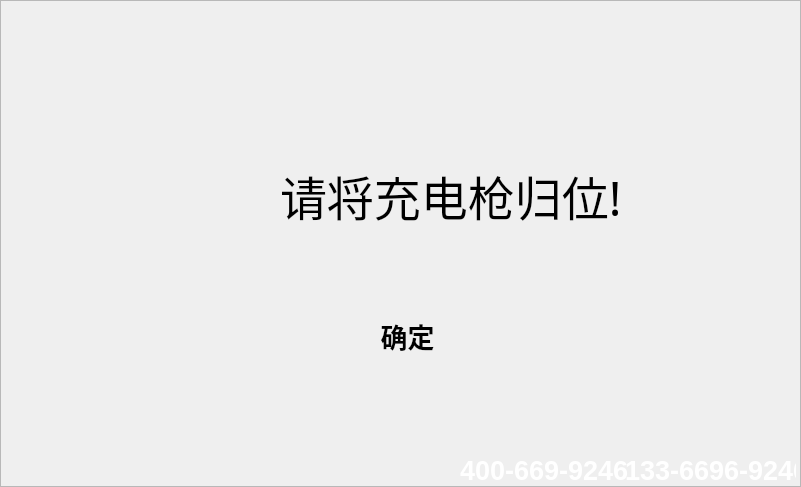
<?xml version="1.0" encoding="UTF-8"?>
<ui version="4.0">
 <class>dialog_1</class>
 <widget class="QDialog" name="dialog_1">
  <property name="geometry">
   <rect>
    <x>0</x>
    <y>0</y>
    <width>801</width>
    <height>487</height>
   </rect>
  </property>
  <property name="windowTitle">
   <string>Dialog</string>
  </property>
  <widget class="QFrame" name="frame">
   <property name="geometry">
    <rect>
     <x>0</x>
     <y>0</y>
     <width>801</width>
     <height>487</height>
    </rect>
   </property>
   <property name="styleSheet">
    <string notr="true">background-image: url(:/background/qrc/background/bk-potevio-22.png);</string>
   </property>
   <property name="frameShape">
    <enum>QFrame::StyledPanel</enum>
   </property>
   <property name="frameShadow">
    <enum>QFrame::Raised</enum>
   </property>
   <widget class="QFrame" name="frame_2">
    <property name="geometry">
     <rect>
      <x>20</x>
      <y>100</y>
      <width>761</width>
      <height>271</height>
     </rect>
    </property>
    <property name="sizePolicy">
     <sizepolicy hsizetype="Ignored" vsizetype="Ignored">
      <horstretch>0</horstretch>
      <verstretch>0</verstretch>
     </sizepolicy>
    </property>
    <property name="minimumSize">
     <size>
      <width>13</width>
      <height>0</height>
     </size>
    </property>
    <property name="font">
     <font>
      <pointsize>24</pointsize>
      <weight>75</weight>
      <bold>true</bold>
      <kerning>true</kerning>
     </font>
    </property>
    <property name="autoFillBackground">
     <bool>false</bool>
    </property>
    <property name="styleSheet">
     <string notr="true">background-image: url(:/background/qrc/background/back.png);
 </string>
    </property>
    <property name="frameShape">
     <enum>QFrame::NoFrame</enum>
    </property>
    <property name="frameShadow">
     <enum>QFrame::Sunken</enum>
    </property>
    <widget class="QLabel" name="label">
     <property name="geometry">
      <rect>
       <x>260</x>
       <y>70</y>
       <width>421</width>
       <height>51</height>
      </rect>
     </property>
     <property name="font">
      <font>
       <family>Courier 10 Pitch</family>
       <pointsize>35</pointsize>
       <weight>50</weight>
       <italic>false</italic>
       <bold>false</bold>
       <kerning>false</kerning>
      </font>
     </property>
     <property name="text">
      <string>请将充电枪归位!</string>
     </property>
    </widget>
    <widget class="QPushButton" name="pushButton_ok">
     <property name="geometry">
      <rect>
       <x>312</x>
       <y>210</y>
       <width>151</width>
       <height>51</height>
      </rect>
     </property>
     <property name="font">
      <font>
       <pointsize>20</pointsize>
      </font>
     </property>
     <property name="focusPolicy">
      <enum>Qt::NoFocus</enum>
     </property>
     <property name="styleSheet">
      <string notr="true">border-image: url(:/btn/qrc/btn/button-02.png);</string>
     </property>
     <property name="text">
      <string>确定</string>
     </property>
     <property name="flat">
      <bool>true</bool>
     </property>
    </widget>
    <widget class="QLabel" name="label_timer">
     <property name="geometry">
      <rect>
       <x>355</x>
       <y>152</y>
       <width>41</width>
       <height>41</height>
      </rect>
     </property>
     <property name="font">
      <font>
       <pointsize>22</pointsize>
      </font>
     </property>
     <property name="layoutDirection">
      <enum>Qt::RightToLeft</enum>
     </property>
     <property name="text">
      <string/>
     </property>
    </widget>
    <widget class="QLabel" name="label_timer_2">
     <property name="geometry">
      <rect>
       <x>400</x>
       <y>150</y>
       <width>41</width>
       <height>41</height>
      </rect>
     </property>
     <property name="font">
      <font>
       <pointsize>22</pointsize>
      </font>
     </property>
     <property name="text">
      <string/>
     </property>
    </widget>
   </widget>
   <widget class="QLabel" name="label_code">
    <property name="geometry">
     <rect>
      <x>100</x>
      <y>460</y>
      <width>231</width>
      <height>21</height>
     </rect>
    </property>
    <property name="palette">
     <palette>
      <active>
       <colorrole role="WindowText">
        <brush brushstyle="SolidPattern">
         <color alpha="255">
          <red>255</red>
          <green>255</green>
          <blue>255</blue>
         </color>
        </brush>
       </colorrole>
       <colorrole role="Button">
        <brush brushstyle="SolidPattern">
         <color alpha="255">
          <red>14</red>
          <green>14</green>
          <blue>242</blue>
         </color>
        </brush>
       </colorrole>
       <colorrole role="Light">
        <brush brushstyle="SolidPattern">
         <color alpha="255">
          <red>123</red>
          <green>123</green>
          <blue>255</blue>
         </color>
        </brush>
       </colorrole>
       <colorrole role="Midlight">
        <brush brushstyle="SolidPattern">
         <color alpha="255">
          <red>68</red>
          <green>68</green>
          <blue>248</blue>
         </color>
        </brush>
       </colorrole>
       <colorrole role="Dark">
        <brush brushstyle="SolidPattern">
         <color alpha="255">
          <red>7</red>
          <green>7</green>
          <blue>121</blue>
         </color>
        </brush>
       </colorrole>
       <colorrole role="Mid">
        <brush brushstyle="SolidPattern">
         <color alpha="255">
          <red>9</red>
          <green>9</green>
          <blue>161</blue>
         </color>
        </brush>
       </colorrole>
       <colorrole role="Text">
        <brush brushstyle="SolidPattern">
         <color alpha="255">
          <red>0</red>
          <green>0</green>
          <blue>0</blue>
         </color>
        </brush>
       </colorrole>
       <colorrole role="BrightText">
        <brush brushstyle="SolidPattern">
         <color alpha="255">
          <red>255</red>
          <green>255</green>
          <blue>255</blue>
         </color>
        </brush>
       </colorrole>
       <colorrole role="ButtonText">
        <brush brushstyle="SolidPattern">
         <color alpha="255">
          <red>0</red>
          <green>0</green>
          <blue>0</blue>
         </color>
        </brush>
       </colorrole>
       <colorrole role="Base">
        <brush brushstyle="SolidPattern">
         <color alpha="255">
          <red>255</red>
          <green>255</green>
          <blue>255</blue>
         </color>
        </brush>
       </colorrole>
       <colorrole role="Window">
        <brush brushstyle="SolidPattern">
         <color alpha="255">
          <red>14</red>
          <green>14</green>
          <blue>242</blue>
         </color>
        </brush>
       </colorrole>
       <colorrole role="Shadow">
        <brush brushstyle="SolidPattern">
         <color alpha="255">
          <red>0</red>
          <green>0</green>
          <blue>0</blue>
         </color>
        </brush>
       </colorrole>
       <colorrole role="AlternateBase">
        <brush brushstyle="SolidPattern">
         <color alpha="255">
          <red>134</red>
          <green>134</green>
          <blue>248</blue>
         </color>
        </brush>
       </colorrole>
       <colorrole role="ToolTipBase">
        <brush brushstyle="SolidPattern">
         <color alpha="255">
          <red>255</red>
          <green>255</green>
          <blue>220</blue>
         </color>
        </brush>
       </colorrole>
       <colorrole role="ToolTipText">
        <brush brushstyle="SolidPattern">
         <color alpha="255">
          <red>0</red>
          <green>0</green>
          <blue>0</blue>
         </color>
        </brush>
       </colorrole>
      </active>
      <inactive>
       <colorrole role="WindowText">
        <brush brushstyle="SolidPattern">
         <color alpha="255">
          <red>255</red>
          <green>255</green>
          <blue>255</blue>
         </color>
        </brush>
       </colorrole>
       <colorrole role="Button">
        <brush brushstyle="SolidPattern">
         <color alpha="255">
          <red>14</red>
          <green>14</green>
          <blue>242</blue>
         </color>
        </brush>
       </colorrole>
       <colorrole role="Light">
        <brush brushstyle="SolidPattern">
         <color alpha="255">
          <red>123</red>
          <green>123</green>
          <blue>255</blue>
         </color>
        </brush>
       </colorrole>
       <colorrole role="Midlight">
        <brush brushstyle="SolidPattern">
         <color alpha="255">
          <red>68</red>
          <green>68</green>
          <blue>248</blue>
         </color>
        </brush>
       </colorrole>
       <colorrole role="Dark">
        <brush brushstyle="SolidPattern">
         <color alpha="255">
          <red>7</red>
          <green>7</green>
          <blue>121</blue>
         </color>
        </brush>
       </colorrole>
       <colorrole role="Mid">
        <brush brushstyle="SolidPattern">
         <color alpha="255">
          <red>9</red>
          <green>9</green>
          <blue>161</blue>
         </color>
        </brush>
       </colorrole>
       <colorrole role="Text">
        <brush brushstyle="SolidPattern">
         <color alpha="255">
          <red>0</red>
          <green>0</green>
          <blue>0</blue>
         </color>
        </brush>
       </colorrole>
       <colorrole role="BrightText">
        <brush brushstyle="SolidPattern">
         <color alpha="255">
          <red>255</red>
          <green>255</green>
          <blue>255</blue>
         </color>
        </brush>
       </colorrole>
       <colorrole role="ButtonText">
        <brush brushstyle="SolidPattern">
         <color alpha="255">
          <red>0</red>
          <green>0</green>
          <blue>0</blue>
         </color>
        </brush>
       </colorrole>
       <colorrole role="Base">
        <brush brushstyle="SolidPattern">
         <color alpha="255">
          <red>255</red>
          <green>255</green>
          <blue>255</blue>
         </color>
        </brush>
       </colorrole>
       <colorrole role="Window">
        <brush brushstyle="SolidPattern">
         <color alpha="255">
          <red>14</red>
          <green>14</green>
          <blue>242</blue>
         </color>
        </brush>
       </colorrole>
       <colorrole role="Shadow">
        <brush brushstyle="SolidPattern">
         <color alpha="255">
          <red>0</red>
          <green>0</green>
          <blue>0</blue>
         </color>
        </brush>
       </colorrole>
       <colorrole role="AlternateBase">
        <brush brushstyle="SolidPattern">
         <color alpha="255">
          <red>134</red>
          <green>134</green>
          <blue>248</blue>
         </color>
        </brush>
       </colorrole>
       <colorrole role="ToolTipBase">
        <brush brushstyle="SolidPattern">
         <color alpha="255">
          <red>255</red>
          <green>255</green>
          <blue>220</blue>
         </color>
        </brush>
       </colorrole>
       <colorrole role="ToolTipText">
        <brush brushstyle="SolidPattern">
         <color alpha="255">
          <red>0</red>
          <green>0</green>
          <blue>0</blue>
         </color>
        </brush>
       </colorrole>
      </inactive>
      <disabled>
       <colorrole role="WindowText">
        <brush brushstyle="SolidPattern">
         <color alpha="255">
          <red>7</red>
          <green>7</green>
          <blue>121</blue>
         </color>
        </brush>
       </colorrole>
       <colorrole role="Button">
        <brush brushstyle="SolidPattern">
         <color alpha="255">
          <red>14</red>
          <green>14</green>
          <blue>242</blue>
         </color>
        </brush>
       </colorrole>
       <colorrole role="Light">
        <brush brushstyle="SolidPattern">
         <color alpha="255">
          <red>123</red>
          <green>123</green>
          <blue>255</blue>
         </color>
        </brush>
       </colorrole>
       <colorrole role="Midlight">
        <brush brushstyle="SolidPattern">
         <color alpha="255">
          <red>68</red>
          <green>68</green>
          <blue>248</blue>
         </color>
        </brush>
       </colorrole>
       <colorrole role="Dark">
        <brush brushstyle="SolidPattern">
         <color alpha="255">
          <red>7</red>
          <green>7</green>
          <blue>121</blue>
         </color>
        </brush>
       </colorrole>
       <colorrole role="Mid">
        <brush brushstyle="SolidPattern">
         <color alpha="255">
          <red>9</red>
          <green>9</green>
          <blue>161</blue>
         </color>
        </brush>
       </colorrole>
       <colorrole role="Text">
        <brush brushstyle="SolidPattern">
         <color alpha="255">
          <red>7</red>
          <green>7</green>
          <blue>121</blue>
         </color>
        </brush>
       </colorrole>
       <colorrole role="BrightText">
        <brush brushstyle="SolidPattern">
         <color alpha="255">
          <red>255</red>
          <green>255</green>
          <blue>255</blue>
         </color>
        </brush>
       </colorrole>
       <colorrole role="ButtonText">
        <brush brushstyle="SolidPattern">
         <color alpha="255">
          <red>7</red>
          <green>7</green>
          <blue>121</blue>
         </color>
        </brush>
       </colorrole>
       <colorrole role="Base">
        <brush brushstyle="SolidPattern">
         <color alpha="255">
          <red>14</red>
          <green>14</green>
          <blue>242</blue>
         </color>
        </brush>
       </colorrole>
       <colorrole role="Window">
        <brush brushstyle="SolidPattern">
         <color alpha="255">
          <red>14</red>
          <green>14</green>
          <blue>242</blue>
         </color>
        </brush>
       </colorrole>
       <colorrole role="Shadow">
        <brush brushstyle="SolidPattern">
         <color alpha="255">
          <red>0</red>
          <green>0</green>
          <blue>0</blue>
         </color>
        </brush>
       </colorrole>
       <colorrole role="AlternateBase">
        <brush brushstyle="SolidPattern">
         <color alpha="255">
          <red>14</red>
          <green>14</green>
          <blue>242</blue>
         </color>
        </brush>
       </colorrole>
       <colorrole role="ToolTipBase">
        <brush brushstyle="SolidPattern">
         <color alpha="255">
          <red>255</red>
          <green>255</green>
          <blue>220</blue>
         </color>
        </brush>
       </colorrole>
       <colorrole role="ToolTipText">
        <brush brushstyle="SolidPattern">
         <color alpha="255">
          <red>0</red>
          <green>0</green>
          <blue>0</blue>
         </color>
        </brush>
       </colorrole>
      </disabled>
     </palette>
    </property>
    <property name="font">
     <font>
      <pointsize>20</pointsize>
      <weight>75</weight>
      <bold>true</bold>
     </font>
    </property>
    <property name="text">
     <string/>
    </property>
    <property name="textFormat">
     <enum>Qt::AutoText</enum>
    </property>
   </widget>
   <widget class="QLabel" name="label_phone">
    <property name="geometry">
     <rect>
      <x>460</x>
      <y>460</y>
      <width>171</width>
      <height>20</height>
     </rect>
    </property>
    <property name="palette">
     <palette>
      <active>
       <colorrole role="WindowText">
        <brush brushstyle="SolidPattern">
         <color alpha="255">
          <red>255</red>
          <green>255</green>
          <blue>255</blue>
         </color>
        </brush>
       </colorrole>
       <colorrole role="Button">
        <brush brushstyle="SolidPattern">
         <color alpha="255">
          <red>14</red>
          <green>14</green>
          <blue>242</blue>
         </color>
        </brush>
       </colorrole>
       <colorrole role="Light">
        <brush brushstyle="SolidPattern">
         <color alpha="255">
          <red>123</red>
          <green>123</green>
          <blue>255</blue>
         </color>
        </brush>
       </colorrole>
       <colorrole role="Midlight">
        <brush brushstyle="SolidPattern">
         <color alpha="255">
          <red>68</red>
          <green>68</green>
          <blue>248</blue>
         </color>
        </brush>
       </colorrole>
       <colorrole role="Dark">
        <brush brushstyle="SolidPattern">
         <color alpha="255">
          <red>7</red>
          <green>7</green>
          <blue>121</blue>
         </color>
        </brush>
       </colorrole>
       <colorrole role="Mid">
        <brush brushstyle="SolidPattern">
         <color alpha="255">
          <red>9</red>
          <green>9</green>
          <blue>161</blue>
         </color>
        </brush>
       </colorrole>
       <colorrole role="Text">
        <brush brushstyle="SolidPattern">
         <color alpha="255">
          <red>0</red>
          <green>0</green>
          <blue>0</blue>
         </color>
        </brush>
       </colorrole>
       <colorrole role="BrightText">
        <brush brushstyle="SolidPattern">
         <color alpha="255">
          <red>255</red>
          <green>255</green>
          <blue>255</blue>
         </color>
        </brush>
       </colorrole>
       <colorrole role="ButtonText">
        <brush brushstyle="SolidPattern">
         <color alpha="255">
          <red>0</red>
          <green>0</green>
          <blue>0</blue>
         </color>
        </brush>
       </colorrole>
       <colorrole role="Base">
        <brush brushstyle="SolidPattern">
         <color alpha="255">
          <red>255</red>
          <green>255</green>
          <blue>255</blue>
         </color>
        </brush>
       </colorrole>
       <colorrole role="Window">
        <brush brushstyle="SolidPattern">
         <color alpha="255">
          <red>14</red>
          <green>14</green>
          <blue>242</blue>
         </color>
        </brush>
       </colorrole>
       <colorrole role="Shadow">
        <brush brushstyle="SolidPattern">
         <color alpha="255">
          <red>0</red>
          <green>0</green>
          <blue>0</blue>
         </color>
        </brush>
       </colorrole>
       <colorrole role="AlternateBase">
        <brush brushstyle="SolidPattern">
         <color alpha="255">
          <red>134</red>
          <green>134</green>
          <blue>248</blue>
         </color>
        </brush>
       </colorrole>
       <colorrole role="ToolTipBase">
        <brush brushstyle="SolidPattern">
         <color alpha="255">
          <red>255</red>
          <green>255</green>
          <blue>220</blue>
         </color>
        </brush>
       </colorrole>
       <colorrole role="ToolTipText">
        <brush brushstyle="SolidPattern">
         <color alpha="255">
          <red>0</red>
          <green>0</green>
          <blue>0</blue>
         </color>
        </brush>
       </colorrole>
      </active>
      <inactive>
       <colorrole role="WindowText">
        <brush brushstyle="SolidPattern">
         <color alpha="255">
          <red>255</red>
          <green>255</green>
          <blue>255</blue>
         </color>
        </brush>
       </colorrole>
       <colorrole role="Button">
        <brush brushstyle="SolidPattern">
         <color alpha="255">
          <red>14</red>
          <green>14</green>
          <blue>242</blue>
         </color>
        </brush>
       </colorrole>
       <colorrole role="Light">
        <brush brushstyle="SolidPattern">
         <color alpha="255">
          <red>123</red>
          <green>123</green>
          <blue>255</blue>
         </color>
        </brush>
       </colorrole>
       <colorrole role="Midlight">
        <brush brushstyle="SolidPattern">
         <color alpha="255">
          <red>68</red>
          <green>68</green>
          <blue>248</blue>
         </color>
        </brush>
       </colorrole>
       <colorrole role="Dark">
        <brush brushstyle="SolidPattern">
         <color alpha="255">
          <red>7</red>
          <green>7</green>
          <blue>121</blue>
         </color>
        </brush>
       </colorrole>
       <colorrole role="Mid">
        <brush brushstyle="SolidPattern">
         <color alpha="255">
          <red>9</red>
          <green>9</green>
          <blue>161</blue>
         </color>
        </brush>
       </colorrole>
       <colorrole role="Text">
        <brush brushstyle="SolidPattern">
         <color alpha="255">
          <red>0</red>
          <green>0</green>
          <blue>0</blue>
         </color>
        </brush>
       </colorrole>
       <colorrole role="BrightText">
        <brush brushstyle="SolidPattern">
         <color alpha="255">
          <red>255</red>
          <green>255</green>
          <blue>255</blue>
         </color>
        </brush>
       </colorrole>
       <colorrole role="ButtonText">
        <brush brushstyle="SolidPattern">
         <color alpha="255">
          <red>0</red>
          <green>0</green>
          <blue>0</blue>
         </color>
        </brush>
       </colorrole>
       <colorrole role="Base">
        <brush brushstyle="SolidPattern">
         <color alpha="255">
          <red>255</red>
          <green>255</green>
          <blue>255</blue>
         </color>
        </brush>
       </colorrole>
       <colorrole role="Window">
        <brush brushstyle="SolidPattern">
         <color alpha="255">
          <red>14</red>
          <green>14</green>
          <blue>242</blue>
         </color>
        </brush>
       </colorrole>
       <colorrole role="Shadow">
        <brush brushstyle="SolidPattern">
         <color alpha="255">
          <red>0</red>
          <green>0</green>
          <blue>0</blue>
         </color>
        </brush>
       </colorrole>
       <colorrole role="AlternateBase">
        <brush brushstyle="SolidPattern">
         <color alpha="255">
          <red>134</red>
          <green>134</green>
          <blue>248</blue>
         </color>
        </brush>
       </colorrole>
       <colorrole role="ToolTipBase">
        <brush brushstyle="SolidPattern">
         <color alpha="255">
          <red>255</red>
          <green>255</green>
          <blue>220</blue>
         </color>
        </brush>
       </colorrole>
       <colorrole role="ToolTipText">
        <brush brushstyle="SolidPattern">
         <color alpha="255">
          <red>0</red>
          <green>0</green>
          <blue>0</blue>
         </color>
        </brush>
       </colorrole>
      </inactive>
      <disabled>
       <colorrole role="WindowText">
        <brush brushstyle="SolidPattern">
         <color alpha="255">
          <red>7</red>
          <green>7</green>
          <blue>121</blue>
         </color>
        </brush>
       </colorrole>
       <colorrole role="Button">
        <brush brushstyle="SolidPattern">
         <color alpha="255">
          <red>14</red>
          <green>14</green>
          <blue>242</blue>
         </color>
        </brush>
       </colorrole>
       <colorrole role="Light">
        <brush brushstyle="SolidPattern">
         <color alpha="255">
          <red>123</red>
          <green>123</green>
          <blue>255</blue>
         </color>
        </brush>
       </colorrole>
       <colorrole role="Midlight">
        <brush brushstyle="SolidPattern">
         <color alpha="255">
          <red>68</red>
          <green>68</green>
          <blue>248</blue>
         </color>
        </brush>
       </colorrole>
       <colorrole role="Dark">
        <brush brushstyle="SolidPattern">
         <color alpha="255">
          <red>7</red>
          <green>7</green>
          <blue>121</blue>
         </color>
        </brush>
       </colorrole>
       <colorrole role="Mid">
        <brush brushstyle="SolidPattern">
         <color alpha="255">
          <red>9</red>
          <green>9</green>
          <blue>161</blue>
         </color>
        </brush>
       </colorrole>
       <colorrole role="Text">
        <brush brushstyle="SolidPattern">
         <color alpha="255">
          <red>7</red>
          <green>7</green>
          <blue>121</blue>
         </color>
        </brush>
       </colorrole>
       <colorrole role="BrightText">
        <brush brushstyle="SolidPattern">
         <color alpha="255">
          <red>255</red>
          <green>255</green>
          <blue>255</blue>
         </color>
        </brush>
       </colorrole>
       <colorrole role="ButtonText">
        <brush brushstyle="SolidPattern">
         <color alpha="255">
          <red>7</red>
          <green>7</green>
          <blue>121</blue>
         </color>
        </brush>
       </colorrole>
       <colorrole role="Base">
        <brush brushstyle="SolidPattern">
         <color alpha="255">
          <red>14</red>
          <green>14</green>
          <blue>242</blue>
         </color>
        </brush>
       </colorrole>
       <colorrole role="Window">
        <brush brushstyle="SolidPattern">
         <color alpha="255">
          <red>14</red>
          <green>14</green>
          <blue>242</blue>
         </color>
        </brush>
       </colorrole>
       <colorrole role="Shadow">
        <brush brushstyle="SolidPattern">
         <color alpha="255">
          <red>0</red>
          <green>0</green>
          <blue>0</blue>
         </color>
        </brush>
       </colorrole>
       <colorrole role="AlternateBase">
        <brush brushstyle="SolidPattern">
         <color alpha="255">
          <red>14</red>
          <green>14</green>
          <blue>242</blue>
         </color>
        </brush>
       </colorrole>
       <colorrole role="ToolTipBase">
        <brush brushstyle="SolidPattern">
         <color alpha="255">
          <red>255</red>
          <green>255</green>
          <blue>220</blue>
         </color>
        </brush>
       </colorrole>
       <colorrole role="ToolTipText">
        <brush brushstyle="SolidPattern">
         <color alpha="255">
          <red>0</red>
          <green>0</green>
          <blue>0</blue>
         </color>
        </brush>
       </colorrole>
      </disabled>
     </palette>
    </property>
    <property name="font">
     <font>
      <pointsize>20</pointsize>
      <weight>75</weight>
      <bold>true</bold>
     </font>
    </property>
    <property name="styleSheet">
     <string notr="true">background-image: url(:/background/qrc/background/mainlab_phonenum.png);</string>
    </property>
    <property name="text">
     <string>400-669-9246</string>
    </property>
    <property name="textFormat">
     <enum>Qt::AutoText</enum>
    </property>
   </widget>
   <widget class="QLabel" name="label_phone_2">
    <property name="geometry">
     <rect>
      <x>625</x>
      <y>460</y>
      <width>171</width>
      <height>20</height>
     </rect>
    </property>
    <property name="palette">
     <palette>
      <active>
       <colorrole role="WindowText">
        <brush brushstyle="SolidPattern">
         <color alpha="255">
          <red>255</red>
          <green>255</green>
          <blue>255</blue>
         </color>
        </brush>
       </colorrole>
       <colorrole role="Button">
        <brush brushstyle="SolidPattern">
         <color alpha="255">
          <red>14</red>
          <green>14</green>
          <blue>242</blue>
         </color>
        </brush>
       </colorrole>
       <colorrole role="Light">
        <brush brushstyle="SolidPattern">
         <color alpha="255">
          <red>123</red>
          <green>123</green>
          <blue>255</blue>
         </color>
        </brush>
       </colorrole>
       <colorrole role="Midlight">
        <brush brushstyle="SolidPattern">
         <color alpha="255">
          <red>68</red>
          <green>68</green>
          <blue>248</blue>
         </color>
        </brush>
       </colorrole>
       <colorrole role="Dark">
        <brush brushstyle="SolidPattern">
         <color alpha="255">
          <red>7</red>
          <green>7</green>
          <blue>121</blue>
         </color>
        </brush>
       </colorrole>
       <colorrole role="Mid">
        <brush brushstyle="SolidPattern">
         <color alpha="255">
          <red>9</red>
          <green>9</green>
          <blue>161</blue>
         </color>
        </brush>
       </colorrole>
       <colorrole role="Text">
        <brush brushstyle="SolidPattern">
         <color alpha="255">
          <red>0</red>
          <green>0</green>
          <blue>0</blue>
         </color>
        </brush>
       </colorrole>
       <colorrole role="BrightText">
        <brush brushstyle="SolidPattern">
         <color alpha="255">
          <red>255</red>
          <green>255</green>
          <blue>255</blue>
         </color>
        </brush>
       </colorrole>
       <colorrole role="ButtonText">
        <brush brushstyle="SolidPattern">
         <color alpha="255">
          <red>0</red>
          <green>0</green>
          <blue>0</blue>
         </color>
        </brush>
       </colorrole>
       <colorrole role="Base">
        <brush brushstyle="SolidPattern">
         <color alpha="255">
          <red>255</red>
          <green>255</green>
          <blue>255</blue>
         </color>
        </brush>
       </colorrole>
       <colorrole role="Window">
        <brush brushstyle="SolidPattern">
         <color alpha="255">
          <red>14</red>
          <green>14</green>
          <blue>242</blue>
         </color>
        </brush>
       </colorrole>
       <colorrole role="Shadow">
        <brush brushstyle="SolidPattern">
         <color alpha="255">
          <red>0</red>
          <green>0</green>
          <blue>0</blue>
         </color>
        </brush>
       </colorrole>
       <colorrole role="AlternateBase">
        <brush brushstyle="SolidPattern">
         <color alpha="255">
          <red>134</red>
          <green>134</green>
          <blue>248</blue>
         </color>
        </brush>
       </colorrole>
       <colorrole role="ToolTipBase">
        <brush brushstyle="SolidPattern">
         <color alpha="255">
          <red>255</red>
          <green>255</green>
          <blue>220</blue>
         </color>
        </brush>
       </colorrole>
       <colorrole role="ToolTipText">
        <brush brushstyle="SolidPattern">
         <color alpha="255">
          <red>0</red>
          <green>0</green>
          <blue>0</blue>
         </color>
        </brush>
       </colorrole>
      </active>
      <inactive>
       <colorrole role="WindowText">
        <brush brushstyle="SolidPattern">
         <color alpha="255">
          <red>255</red>
          <green>255</green>
          <blue>255</blue>
         </color>
        </brush>
       </colorrole>
       <colorrole role="Button">
        <brush brushstyle="SolidPattern">
         <color alpha="255">
          <red>14</red>
          <green>14</green>
          <blue>242</blue>
         </color>
        </brush>
       </colorrole>
       <colorrole role="Light">
        <brush brushstyle="SolidPattern">
         <color alpha="255">
          <red>123</red>
          <green>123</green>
          <blue>255</blue>
         </color>
        </brush>
       </colorrole>
       <colorrole role="Midlight">
        <brush brushstyle="SolidPattern">
         <color alpha="255">
          <red>68</red>
          <green>68</green>
          <blue>248</blue>
         </color>
        </brush>
       </colorrole>
       <colorrole role="Dark">
        <brush brushstyle="SolidPattern">
         <color alpha="255">
          <red>7</red>
          <green>7</green>
          <blue>121</blue>
         </color>
        </brush>
       </colorrole>
       <colorrole role="Mid">
        <brush brushstyle="SolidPattern">
         <color alpha="255">
          <red>9</red>
          <green>9</green>
          <blue>161</blue>
         </color>
        </brush>
       </colorrole>
       <colorrole role="Text">
        <brush brushstyle="SolidPattern">
         <color alpha="255">
          <red>0</red>
          <green>0</green>
          <blue>0</blue>
         </color>
        </brush>
       </colorrole>
       <colorrole role="BrightText">
        <brush brushstyle="SolidPattern">
         <color alpha="255">
          <red>255</red>
          <green>255</green>
          <blue>255</blue>
         </color>
        </brush>
       </colorrole>
       <colorrole role="ButtonText">
        <brush brushstyle="SolidPattern">
         <color alpha="255">
          <red>0</red>
          <green>0</green>
          <blue>0</blue>
         </color>
        </brush>
       </colorrole>
       <colorrole role="Base">
        <brush brushstyle="SolidPattern">
         <color alpha="255">
          <red>255</red>
          <green>255</green>
          <blue>255</blue>
         </color>
        </brush>
       </colorrole>
       <colorrole role="Window">
        <brush brushstyle="SolidPattern">
         <color alpha="255">
          <red>14</red>
          <green>14</green>
          <blue>242</blue>
         </color>
        </brush>
       </colorrole>
       <colorrole role="Shadow">
        <brush brushstyle="SolidPattern">
         <color alpha="255">
          <red>0</red>
          <green>0</green>
          <blue>0</blue>
         </color>
        </brush>
       </colorrole>
       <colorrole role="AlternateBase">
        <brush brushstyle="SolidPattern">
         <color alpha="255">
          <red>134</red>
          <green>134</green>
          <blue>248</blue>
         </color>
        </brush>
       </colorrole>
       <colorrole role="ToolTipBase">
        <brush brushstyle="SolidPattern">
         <color alpha="255">
          <red>255</red>
          <green>255</green>
          <blue>220</blue>
         </color>
        </brush>
       </colorrole>
       <colorrole role="ToolTipText">
        <brush brushstyle="SolidPattern">
         <color alpha="255">
          <red>0</red>
          <green>0</green>
          <blue>0</blue>
         </color>
        </brush>
       </colorrole>
      </inactive>
      <disabled>
       <colorrole role="WindowText">
        <brush brushstyle="SolidPattern">
         <color alpha="255">
          <red>7</red>
          <green>7</green>
          <blue>121</blue>
         </color>
        </brush>
       </colorrole>
       <colorrole role="Button">
        <brush brushstyle="SolidPattern">
         <color alpha="255">
          <red>14</red>
          <green>14</green>
          <blue>242</blue>
         </color>
        </brush>
       </colorrole>
       <colorrole role="Light">
        <brush brushstyle="SolidPattern">
         <color alpha="255">
          <red>123</red>
          <green>123</green>
          <blue>255</blue>
         </color>
        </brush>
       </colorrole>
       <colorrole role="Midlight">
        <brush brushstyle="SolidPattern">
         <color alpha="255">
          <red>68</red>
          <green>68</green>
          <blue>248</blue>
         </color>
        </brush>
       </colorrole>
       <colorrole role="Dark">
        <brush brushstyle="SolidPattern">
         <color alpha="255">
          <red>7</red>
          <green>7</green>
          <blue>121</blue>
         </color>
        </brush>
       </colorrole>
       <colorrole role="Mid">
        <brush brushstyle="SolidPattern">
         <color alpha="255">
          <red>9</red>
          <green>9</green>
          <blue>161</blue>
         </color>
        </brush>
       </colorrole>
       <colorrole role="Text">
        <brush brushstyle="SolidPattern">
         <color alpha="255">
          <red>7</red>
          <green>7</green>
          <blue>121</blue>
         </color>
        </brush>
       </colorrole>
       <colorrole role="BrightText">
        <brush brushstyle="SolidPattern">
         <color alpha="255">
          <red>255</red>
          <green>255</green>
          <blue>255</blue>
         </color>
        </brush>
       </colorrole>
       <colorrole role="ButtonText">
        <brush brushstyle="SolidPattern">
         <color alpha="255">
          <red>7</red>
          <green>7</green>
          <blue>121</blue>
         </color>
        </brush>
       </colorrole>
       <colorrole role="Base">
        <brush brushstyle="SolidPattern">
         <color alpha="255">
          <red>14</red>
          <green>14</green>
          <blue>242</blue>
         </color>
        </brush>
       </colorrole>
       <colorrole role="Window">
        <brush brushstyle="SolidPattern">
         <color alpha="255">
          <red>14</red>
          <green>14</green>
          <blue>242</blue>
         </color>
        </brush>
       </colorrole>
       <colorrole role="Shadow">
        <brush brushstyle="SolidPattern">
         <color alpha="255">
          <red>0</red>
          <green>0</green>
          <blue>0</blue>
         </color>
        </brush>
       </colorrole>
       <colorrole role="AlternateBase">
        <brush brushstyle="SolidPattern">
         <color alpha="255">
          <red>14</red>
          <green>14</green>
          <blue>242</blue>
         </color>
        </brush>
       </colorrole>
       <colorrole role="ToolTipBase">
        <brush brushstyle="SolidPattern">
         <color alpha="255">
          <red>255</red>
          <green>255</green>
          <blue>220</blue>
         </color>
        </brush>
       </colorrole>
       <colorrole role="ToolTipText">
        <brush brushstyle="SolidPattern">
         <color alpha="255">
          <red>0</red>
          <green>0</green>
          <blue>0</blue>
         </color>
        </brush>
       </colorrole>
      </disabled>
     </palette>
    </property>
    <property name="font">
     <font>
      <pointsize>20</pointsize>
      <weight>75</weight>
      <bold>true</bold>
     </font>
    </property>
    <property name="styleSheet">
     <string notr="true">background-image: url(:/background/qrc/background/mainlab_phonenum.png);</string>
    </property>
    <property name="text">
     <string>133-6696-9246</string>
    </property>
    <property name="textFormat">
     <enum>Qt::AutoText</enum>
    </property>
   </widget>
  </widget>
 </widget>
 <resources/>
 <connections/>
</ui>
